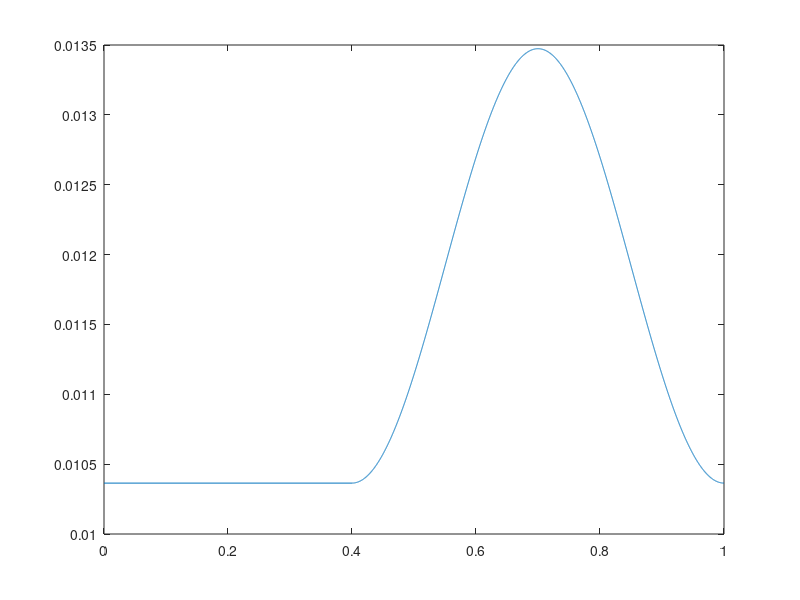

Source code (MATLAB): (Note: this script raises an error after producing the figure.)
format LONG
p = 8000;
Dens = 1060;
Areatrue = pi()*0.0025^2;
Area = 1.9555296e-05;

divp = pi*(-.5:0.0005:1.5)';
t = [0,(0.4:0.00015:1)]';

 u=[  
 .5 
 .5 + .075*sin(divp)+.075
 ];

u(3)
size(t)
size(u)

m=Dens*Area*u;
maxq = max(m)/Dens;
minq = min(m)/Dens;

rel_R = .5;
Rp = p/(maxq*(1+rel_R));
Rd = rel_R*Rp

t_RC = 2;
C = .1/(Rd*t_RC);
% C=4e-5;
ti=.1;
decay=exp(-ti/(Rd*C));
tau = Rd*C;
E_C = 1/C*exp(-0.02/(Rd*C));

pmax = maxq*(Rp+Rd);
pmin = minq*(Rp+Rd);

dt=0.01;
T_2 = (dt)*(-pmin)/(Rd*C)
T_3 = (dt)*(minq)*(Rp+Rd)/(Rd*C)

figure(1)
plot(t,m)

timedt = [0.4:0.02:1,0:0.02:0.38];
mback = interp1(t,m,timedt)';
plot(timedtt,Vq)

fileID = fopen('inlet_mass_sin.prof','w');
fprintf(fileID,'((inlet_mass transient ');
fprintf(fileID,num2str(max(size(t))));
fprintf(fileID,' 1)\r\n');
fprintf(fileID,'(time\r\n');
fprintf(fileID,'%16.16e\r\n',t);
fprintf(fileID,')\r\n');
fprintf(fileID,'(u\r\n');
fprintf(fileID,'%16.16e\r\n',m);
fprintf(fileID,')\r\n');
fprintf(fileID,')\r\n');
fclose(fileID);